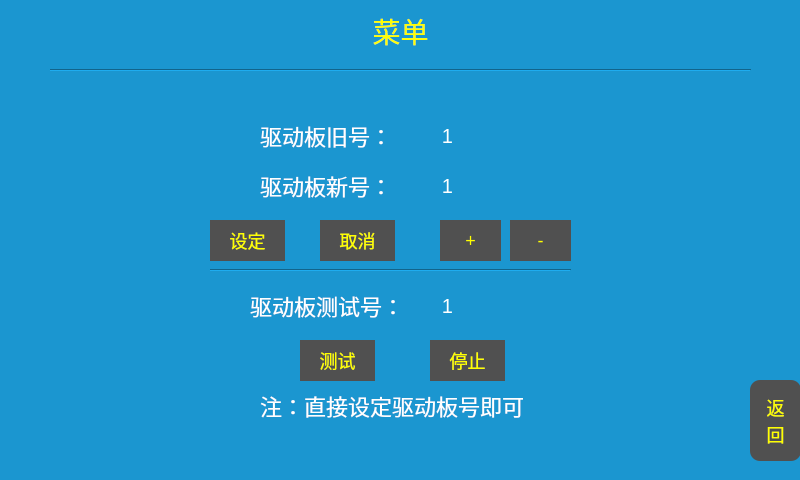
<?xml version="1.0" encoding="UTF-8"?>
<ui version="4.0">
 <class>SelSetCode</class>
 <widget class="QWidget" name="SelSetCode">
  <property name="geometry">
   <rect>
    <x>0</x>
    <y>0</y>
    <width>800</width>
    <height>480</height>
   </rect>
  </property>
  <property name="windowTitle">
   <string>Form</string>
  </property>
  <property name="styleSheet">
   <string notr="true">QWidget{
background-color: rgb(27, 150, 208);
}
QLabel
{
font-size:22px;
color: rgb(255, 255, 255);
}
QPushButton{
border-width:0;
border-style:outset;
background-color: rgb(80, 80, 80);
font-size:18px;
color:rgb(255, 255, 0);
}
QPushBUtton::pressed{
background-color: rgb(120, 120, 120);
}
QPushButton::checked{
color:red;
}
</string>
  </property>
  <widget class="QLabel" name="label">
   <property name="geometry">
    <rect>
     <x>260</x>
     <y>120</y>
     <width>131</width>
     <height>31</height>
    </rect>
   </property>
   <property name="text">
    <string>驱动板旧号：</string>
   </property>
  </widget>
  <widget class="QLabel" name="label_2">
   <property name="geometry">
    <rect>
     <x>260</x>
     <y>170</y>
     <width>131</width>
     <height>31</height>
    </rect>
   </property>
   <property name="text">
    <string>驱动板新号：</string>
   </property>
  </widget>
  <widget class="QLabel" name="label_4">
   <property name="geometry">
    <rect>
     <x>260</x>
     <y>390</y>
     <width>291</width>
     <height>31</height>
    </rect>
   </property>
   <property name="text">
    <string>注：直接设定驱动板号即可</string>
   </property>
  </widget>
  <widget class="QPushButton" name="pushButton_old">
   <property name="geometry">
    <rect>
     <x>410</x>
     <y>120</y>
     <width>75</width>
     <height>31</height>
    </rect>
   </property>
   <property name="styleSheet">
    <string notr="true">QPushButton{
border-width:0;
border-style:outset;
background: transparent;
font-size:20px;
color:white;}
QPushButton::checked{
color:red;
}
</string>
   </property>
   <property name="text">
    <string>1</string>
   </property>
   <property name="checkable">
    <bool>false</bool>
   </property>
  </widget>
  <widget class="QPushButton" name="pushButton_new">
   <property name="geometry">
    <rect>
     <x>410</x>
     <y>170</y>
     <width>75</width>
     <height>31</height>
    </rect>
   </property>
   <property name="styleSheet">
    <string notr="true">QPushButton{
border-width:0;
border-style:outset;
background: transparent;
font-size:20px;
color:white;}
QPushButton::checked{
color:red;
}
</string>
   </property>
   <property name="text">
    <string>1</string>
   </property>
   <property name="checkable">
    <bool>true</bool>
   </property>
  </widget>
  <widget class="QPushButton" name="pushButton_set">
   <property name="geometry">
    <rect>
     <x>210</x>
     <y>220</y>
     <width>75</width>
     <height>41</height>
    </rect>
   </property>
   <property name="text">
    <string>设定</string>
   </property>
  </widget>
  <widget class="QPushButton" name="pushButton_cancel">
   <property name="geometry">
    <rect>
     <x>320</x>
     <y>220</y>
     <width>75</width>
     <height>41</height>
    </rect>
   </property>
   <property name="text">
    <string>取消</string>
   </property>
  </widget>
  <widget class="QPushButton" name="pushButton_add">
   <property name="geometry">
    <rect>
     <x>440</x>
     <y>220</y>
     <width>61</width>
     <height>41</height>
    </rect>
   </property>
   <property name="text">
    <string>+</string>
   </property>
  </widget>
  <widget class="QPushButton" name="pushButton_sub">
   <property name="geometry">
    <rect>
     <x>510</x>
     <y>220</y>
     <width>61</width>
     <height>41</height>
    </rect>
   </property>
   <property name="text">
    <string>-</string>
   </property>
  </widget>
  <widget class="QPushButton" name="pushButton_back">
   <property name="geometry">
    <rect>
     <x>750</x>
     <y>380</y>
     <width>51</width>
     <height>81</height>
    </rect>
   </property>
   <property name="styleSheet">
    <string notr="true">QPushButton{
border-width:0;
border-radius:10;
background-color: rgb(80, 80, 80);
font-size:18px;
color:rgb(255, 255, 0);
}
QPushBUtton::pressed{
background-color: rgb(120, 120, 120);
}
</string>
   </property>
   <property name="text">
    <string>返
回</string>
   </property>
  </widget>
  <widget class="Line" name="line_2">
   <property name="geometry">
    <rect>
     <x>50</x>
     <y>60</y>
     <width>701</width>
     <height>20</height>
    </rect>
   </property>
   <property name="styleSheet">
    <string notr="true">
color: rgb(255, 255, 0);</string>
   </property>
   <property name="orientation">
    <enum>Qt::Horizontal</enum>
   </property>
  </widget>
  <widget class="QLabel" name="label_title">
   <property name="geometry">
    <rect>
     <x>0</x>
     <y>0</y>
     <width>801</width>
     <height>61</height>
    </rect>
   </property>
   <property name="styleSheet">
    <string notr="true">color:yellow;
font-size:28px;</string>
   </property>
   <property name="text">
    <string>菜单</string>
   </property>
   <property name="alignment">
    <set>Qt::AlignCenter</set>
   </property>
  </widget>
  <widget class="QWidget" name="widget_test" native="true">
   <property name="geometry">
    <rect>
     <x>200</x>
     <y>260</y>
     <width>381</width>
     <height>131</height>
    </rect>
   </property>
   <widget class="QPushButton" name="pushButton_stop">
    <property name="geometry">
     <rect>
      <x>230</x>
      <y>80</y>
      <width>75</width>
      <height>41</height>
     </rect>
    </property>
    <property name="text">
     <string>停止</string>
    </property>
    <property name="checkable">
     <bool>true</bool>
    </property>
    <property name="checked">
     <bool>false</bool>
    </property>
   </widget>
   <widget class="QPushButton" name="pushButton_testnum">
    <property name="geometry">
     <rect>
      <x>210</x>
      <y>30</y>
      <width>75</width>
      <height>31</height>
     </rect>
    </property>
    <property name="styleSheet">
     <string notr="true">QPushButton{
border-width:0;
border-style:outset;
background: transparent;
font-size:20px;
color:white;}
QPushButton::checked{
color:red;
}
</string>
    </property>
    <property name="text">
     <string>1</string>
    </property>
    <property name="checkable">
     <bool>true</bool>
    </property>
   </widget>
   <widget class="QPushButton" name="pushButton_test">
    <property name="geometry">
     <rect>
      <x>100</x>
      <y>80</y>
      <width>75</width>
      <height>41</height>
     </rect>
    </property>
    <property name="text">
     <string>测试</string>
    </property>
    <property name="checkable">
     <bool>true</bool>
    </property>
    <property name="checked">
     <bool>false</bool>
    </property>
   </widget>
   <widget class="Line" name="line">
    <property name="geometry">
     <rect>
      <x>10</x>
      <y>0</y>
      <width>361</width>
      <height>21</height>
     </rect>
    </property>
    <property name="orientation">
     <enum>Qt::Horizontal</enum>
    </property>
   </widget>
   <widget class="QLabel" name="label_3">
    <property name="geometry">
     <rect>
      <x>50</x>
      <y>30</y>
      <width>161</width>
      <height>31</height>
     </rect>
    </property>
    <property name="text">
     <string>驱动板测试号：</string>
    </property>
   </widget>
  </widget>
  <zorder>widget_test</zorder>
  <zorder>label</zorder>
  <zorder>label_2</zorder>
  <zorder>label_4</zorder>
  <zorder>pushButton_old</zorder>
  <zorder>pushButton_new</zorder>
  <zorder>pushButton_set</zorder>
  <zorder>pushButton_cancel</zorder>
  <zorder>pushButton_add</zorder>
  <zorder>pushButton_sub</zorder>
  <zorder>pushButton_back</zorder>
  <zorder>line_2</zorder>
  <zorder>label_title</zorder>
 </widget>
 <resources/>
 <connections/>
</ui>
